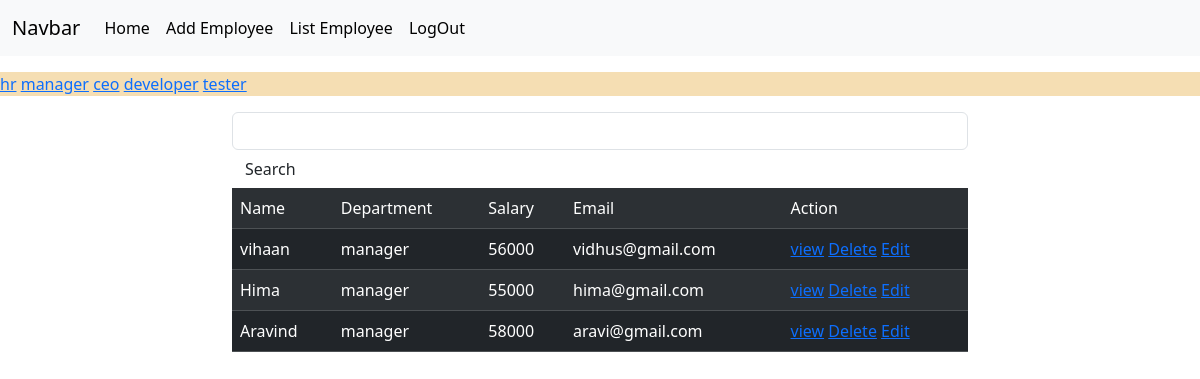
The page /employees/all?department=manager (signed in) on the database its author committed.
### crm/models.py (models this page shows, shortened)
class Employees(models.Model):
    name=models.CharField(max_length=100)
    department=models.CharField(max_length=100)
    salary=models.PositiveIntegerField()
    email=models.EmailField(unique=True)
    age=models.PositiveIntegerField()
    contact=models.CharField(max_length=12,null=True)
    profile_pic=models.ImageField(upload_to="images",null=True,blank=True)
    dob=models.DateField(null=True,blank=True)

### crm/views.py (the view, shortened to what this page needs)
# urls.py: path("employees/all",views.EmployeeListView.as_view(),name="emp_all"),
@method_decorator(signin_required,name="dispatch")
class EmployeeListView(View):
    def get(self,request,*args,**kwargs):
            qs=Employees.objects.all()
            departments=Employees.objects.all().values_list("department",flat=True).distinct()
            print(departments)
            if "department" in request.GET:
                dept=request.GET.get("department")
                qs=qs.filter(department__iexact=dept)
            return render(request,"emp_list.html",{"data":qs,"departments":departments})

### crm/views.py (called while the page is built)
def signin_required(fn):
    def wrapper(request,*args,**kwargs):
        if not request.user.is_authenticated:
            messages.error(request,"Invalid Session")
            return redirect("sign_in")
        else:
            return fn(request,*args,**kwargs)
    return wrapper

### crm/templates/emp_list.html (shortened to what this page needs)
{%extends 'base.html'%}
{%block body_block%}
<div class="mt-3" style="background-color: wheat;">
    {%for dep in departments%}
        <a href="{%url 'emp_all'%}?department={{dep}}">{{dep}}</a>
    {%endfor%}
</div>
<div class="container mt-3">
    <div class="row">
        <div class="col-2"></div>
        <div class="col-8">
            <form action="" method="post">
                <input type="text" name="box" class="form-control">
                <button type="submit" class="btn btn-sucess">Search</button>
            </form>
        </div>
        <div class="col-2"></div>
    </div>
</div>
<div class="container">
    <div class="row">
        <div class="col-2"></div>
        <div class="col-8">
            <table class="table table-dark table-striped caption-top">
                <tr>
                    <td>Name</td>
                    <td>Department</td>
                    <td>Salary</td>
                    <td>Email</td>
                    <td>Action</td>
                </tr>
                {%for emp in data%}
                <tr>
                    <td>{{emp.name}}</td>
                    <td>{{emp.department}}</td>
                    <td>{{emp.salary}}</td>
                    <td>{{emp.email}}</td>
                    <td>
                        <a href="{%url 'emp_details' emp.id%}">view</a>
                        <a href="{%url 'emp_delete' emp.id%}">Delete</a>
                        <a href="{%url 'emp_edit' emp.id%}">Edit</a>
                    </td>
                </tr>
                {%endfor%}
            </table>
        </div>
        <div class="col-2"></div>
    </div>
{%endblock%}

### rows shown on the page
Employees: name "vihaan", department "manager", salary "56000", email "vidhus@gmail.com"
Employees: name "Hima", department "manager", salary "55000", email "hima@gmail.com"
Employees: name "Aravind", department "manager", salary "58000", email "aravi@gmail.com"

### other values the page prints
{{ dep }} "hr" "manager" "ceo" "developer" "tester"
